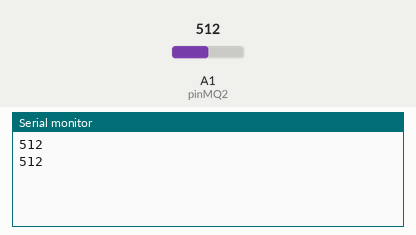
Simulated run of this sketch. Board: Arduino Uno, built with avr-gcc and run on an emulated ATmega328P. Parts: the last lines printed to the serial monitor. The test bench sets the inputs (shaded band); at power-on: A1 (pinMQ2) = 512.

Above: at 1.8 s.
1.9 s: A1 (pinMQ2) set to 716
At 2.7 s:
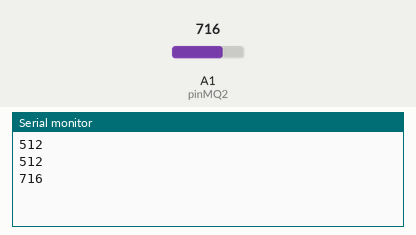
3.4 s: A1 (pinMQ2) set to 900
At 4.8 s:
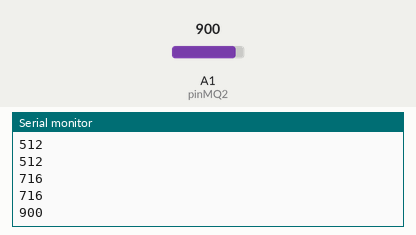
Timing chart, 0 to 6.4 s (numbered marks = the images above; inputs shaded):
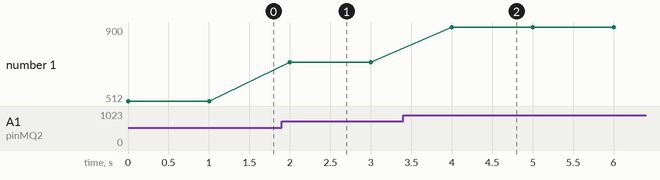

The sketch:

MQ2.ino
```cpp
#define pinMQ2 A1


void setup() {
  Serial.begin(9600);

}

void loop() {
  int value = analogRead(pinMQ2);
  Serial.println(value);
  delay(1000);
}
```

Measured:
- after the input at 1.9 s, the serial monitor: prints a new line after 0.10 s (image 1)
- after the input at 3.4 s, the serial monitor: prints a new line after 0.60 s (image 2)
- plotted number 1: 512 → 716 after the input at 1.9 s, 716 → 900 after the input at 3.4 s
